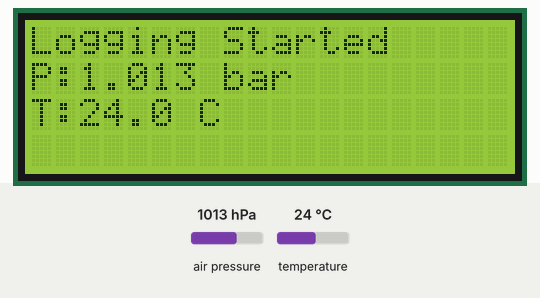
Recording of a sketch running on a simulated Arduino Uno, built with avr-gcc and run on an emulated ATmega328P. On the bench: 20×4 character LCD. The test bench sets the inputs (shaded band); at power-on: air pressure 1013 hPa, temperature 24 °C. Storage starts empty.

Above: at 1.3 s.
1.4 s: air pressure set to 952 hPa
At 2.8 s:
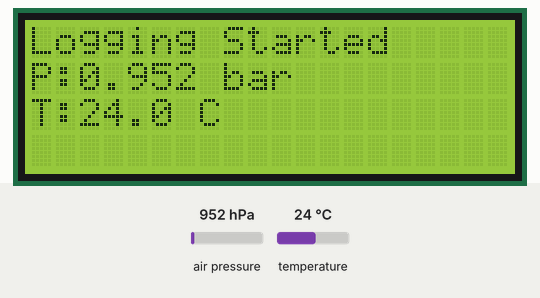
3.7 s: temperature set to 12 °C
At 4.9 s:
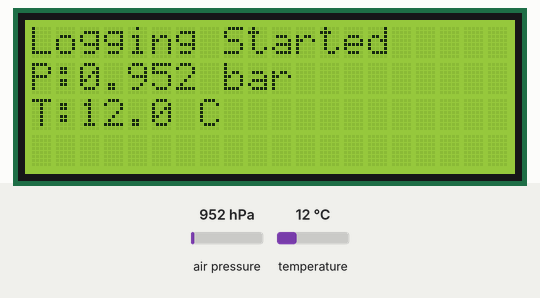
5.8 s: air pressure set to 975 hPa
At 7.0 s:
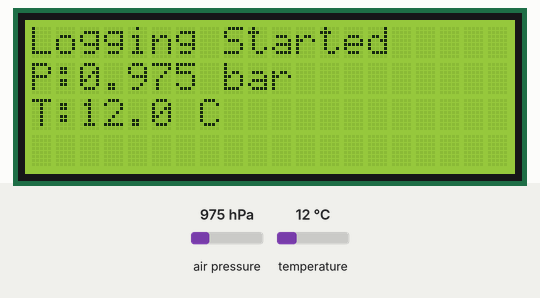
7.8 s: temperature set to 19 °C
Timing chart, 0 to 10.8 s (numbered marks = the images above; inputs shaded):
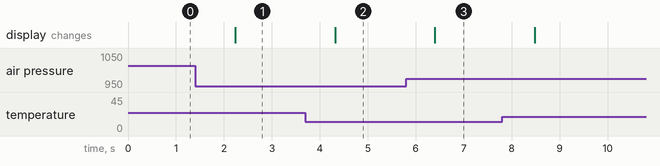

Measured:
- after the input at 1.4 s, the display: changes after 0.83 s (image 1)
- after the input at 3.7 s, the display: changes after 0.62 s (image 2)
- after the input at 5.8 s, the display: changes after 0.60 s (image 3)

The sketch:

Smart_Circuit_Monitoring.ino
```cpp
#include <Wire.h>
#include <SPI.h>
#include <SD.h>
#include <LiquidCrystal_I2C.h>
#include <Adafruit_BMP280.h>

LiquidCrystal_I2C lcd(0x27, 20, 4);
Adafruit_BMP280 bmp;

const int chipSelect = 10;
File dataFile;

void setup() {
  Serial.begin(9600);
  Wire.begin();
  lcd.init();
  lcd.backlight();

  if (!bmp.begin(0x76) && !bmp.begin(0x77)) {
    lcd.print("BMP280 error");
    while (1);
  }

  if (!SD.begin(chipSelect)) {
    lcd.print("SD fail");
    while (1);
  }

  if (!SD.exists("data.csv")) {
    dataFile = SD.open("data.csv", FILE_WRITE);
    if (dataFile) {
      dataFile.println("Pressure_bar,Temperature_C");
      dataFile.close();
    }
  }

  lcd.print("Logging Started");
}

void loop() {
  float pressureBar = bmp.readPressure() / 100000.0;
  float temperatureC = bmp.readTemperature();

  dataFile = SD.open("data.csv", FILE_WRITE);
  if (dataFile) {
    dataFile.print(pressureBar, 3);
    dataFile.print(",");
    dataFile.println(temperatureC, 1);
    dataFile.close();
  } else {
    lcd.clear();
    lcd.print("SD write error");
  }

  lcd.setCursor(0, 1);
  lcd.print("P:");
  lcd.print(pressureBar, 3);
  lcd.print(" bar   ");

  lcd.setCursor(0, 2);
  lcd.print("T:");
  lcd.print(temperatureC, 1);
  lcd.print(" C     ");

  delay(1000);
}
```
